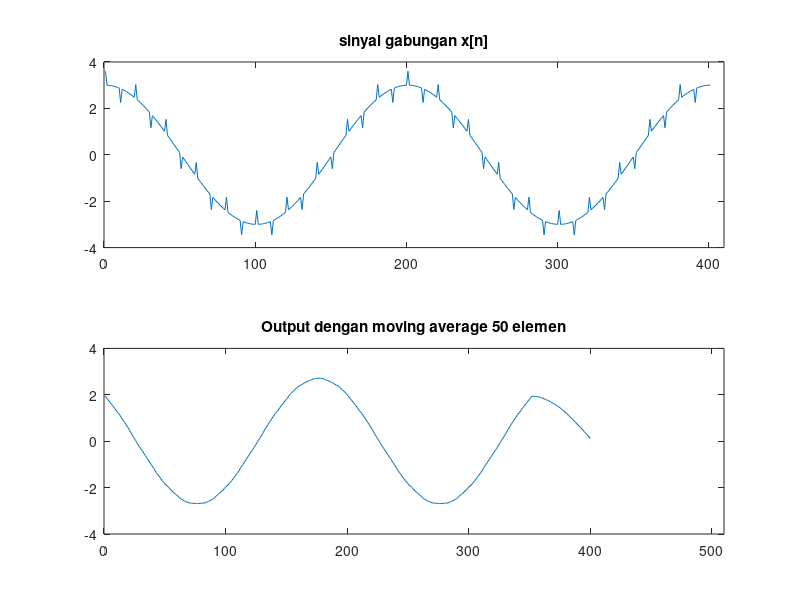

The MATLAB script that drew this image:
clear all;
n=0:400;  %panjang sinyal yang akan di-plot
f=0.005;  %frekuensi sinyal sinus
s=3*cos(2*pi*f*n);  %sinyal sinus
h=[0.6 zeros(1,9) -0.6 zeros(1,9)]; %sinyal derau atau noise
k=[h h h h h h h h h h];
u=[k k 0];
axis([0 410 -4 4]);
m=50;  %panjang elemen filter

x=s+u;  %sinyal x[n] atau gabungan sinus dan noise
subplot(2,1,1); %AKTIFKAN KALAU MAU PLOT   SAD
plot(x);  %memplot sinyal x
title('sinyal gabungan x[n]');

axis([0 410 -4 4]); %mengatur batas gambar
x=[x zeros(1,m)];

%===filter moving average===
for i=1:400;
  y(i)=0;

  for j=0:m-1;  %mencari rata-rata setiap m elemen
      y(i)=y(i)+ x(i+j);
  end

  y(i)=y(i)/m;  %untuk setiap y(i) di filter
end

subplot(2,1,2); %AKTIFKAN KALAU MAU PLOT SAD
plot(y); %AKTIFKAN KALAU MAU PLOT SAD
axis([0 510 -4 4]);
title('Output dengan moving average 50 elemen')

for i=1:400
  R(i)=abs(s(i)-y(i));
end

SADmov=sum(R);
SADmov
